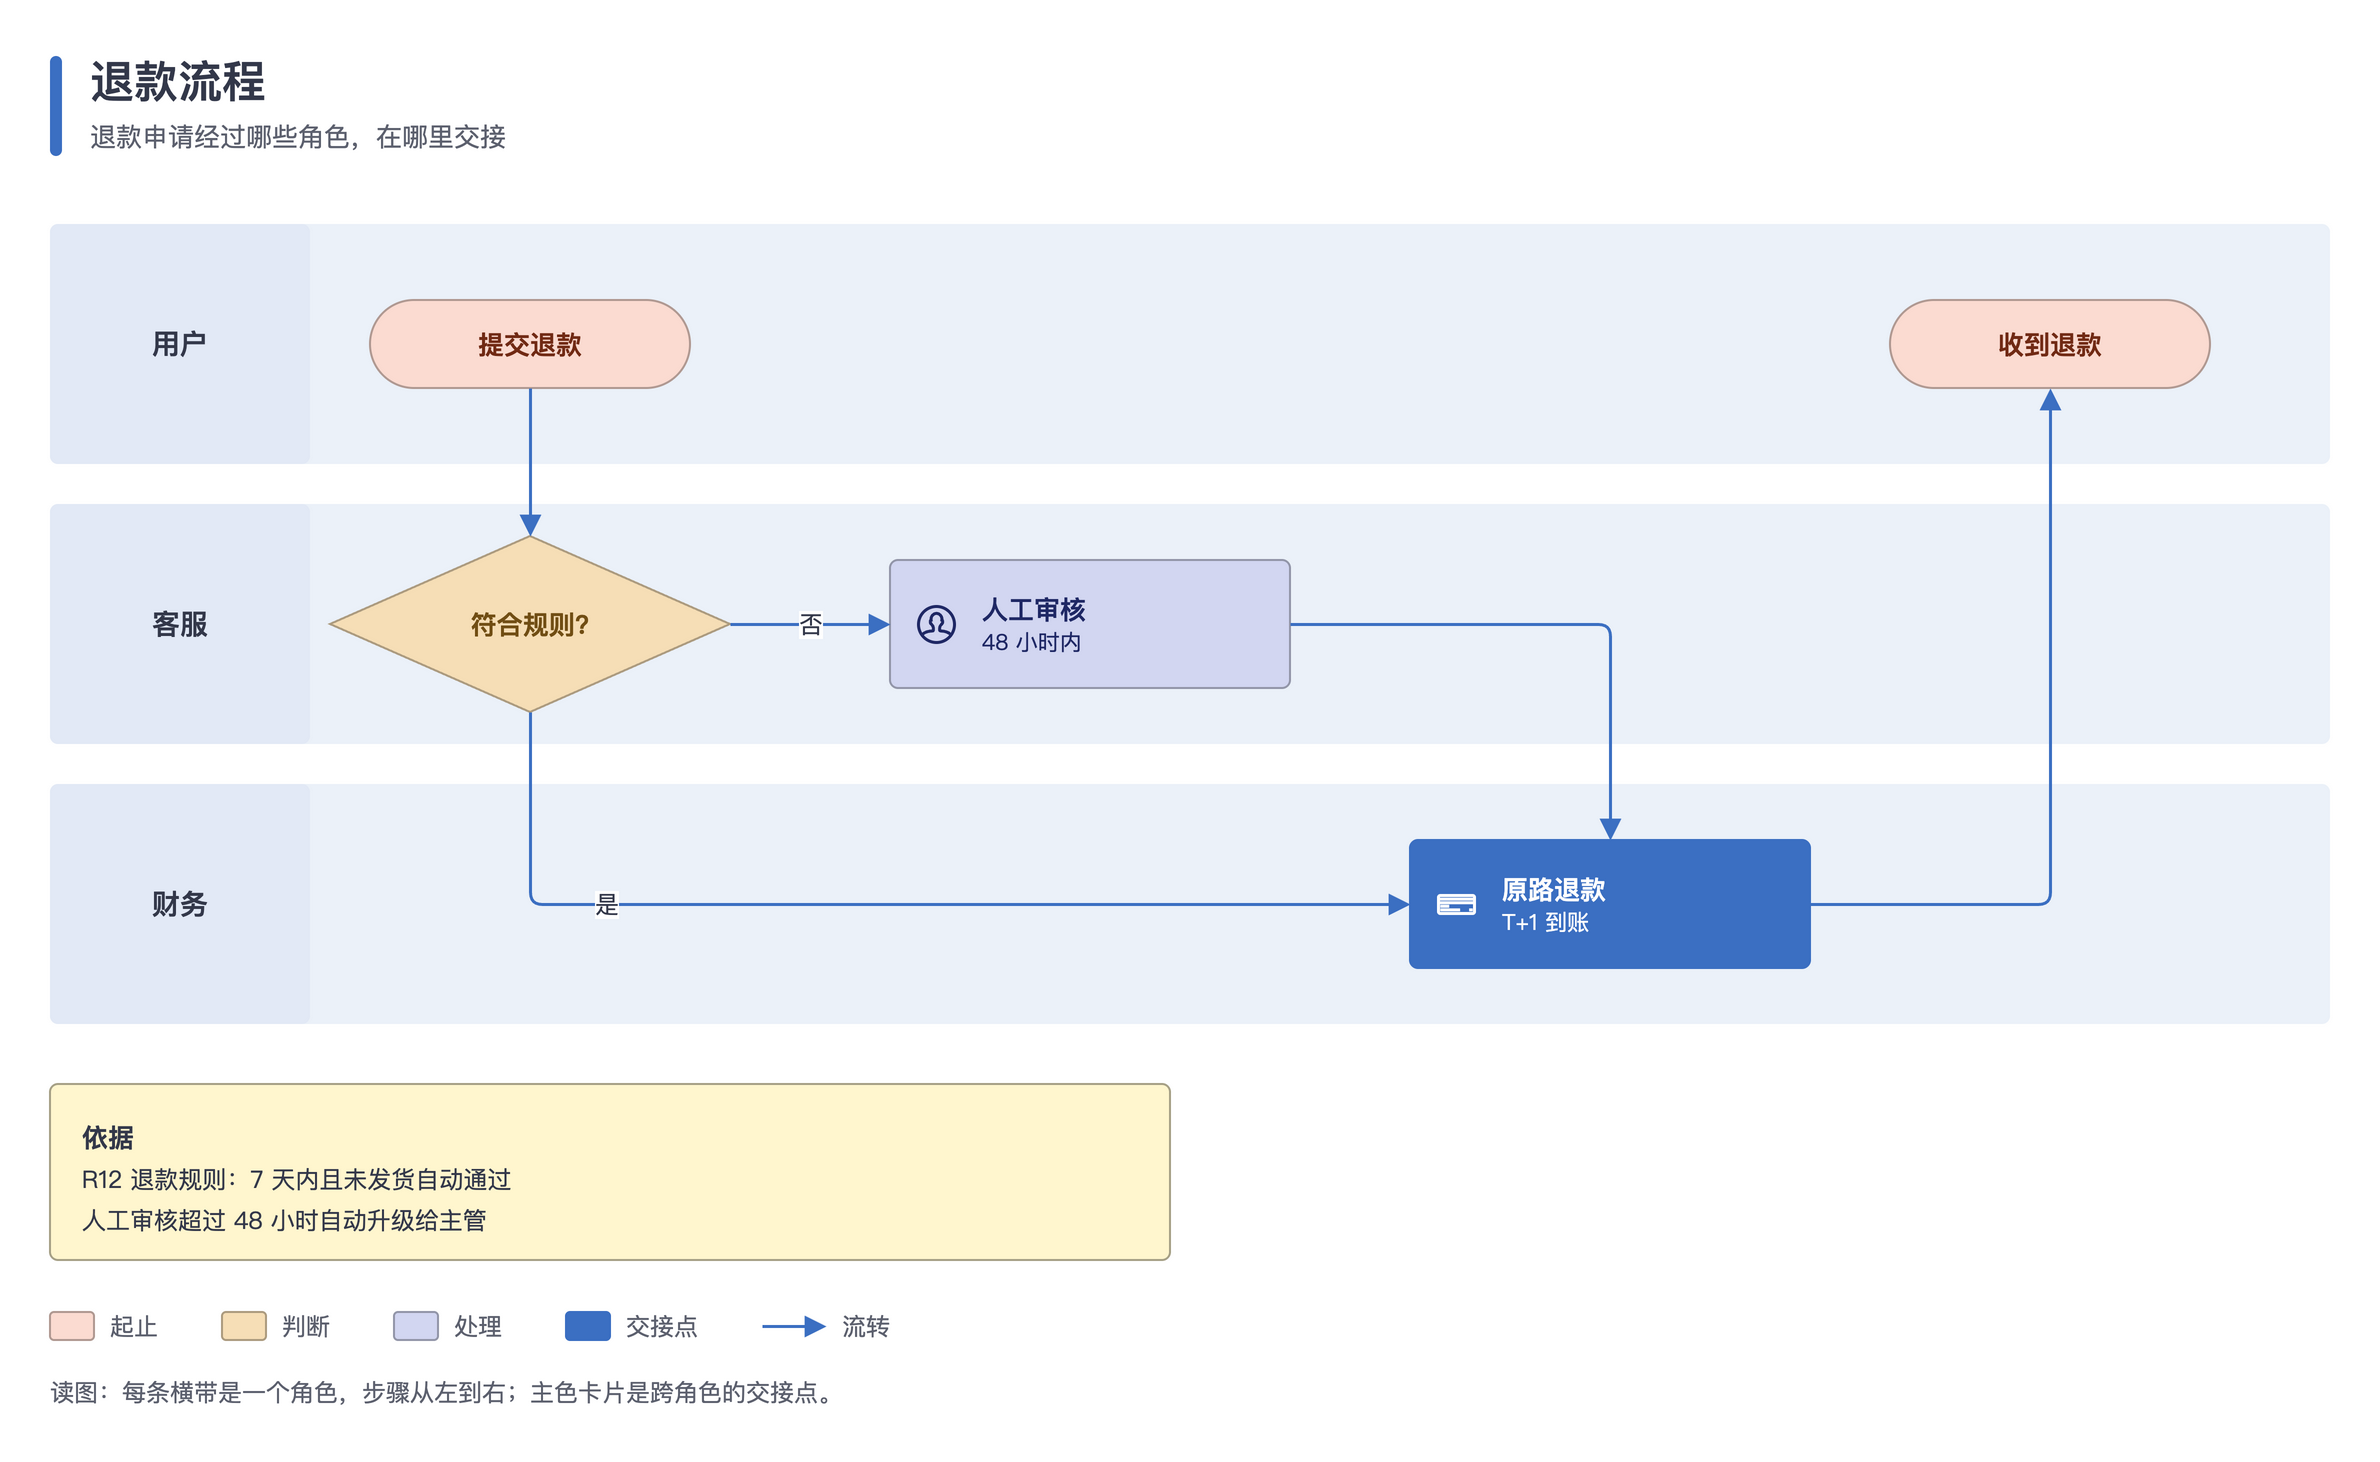

Source code (Python):
#!/usr/bin/env python3
"""泳道图：每条泳道是一条横向分层带，步骤从左到右，跨泳道的线是单折 L 形，交接点用强调色。

用到：band 当泳道、带拐点的 edge、key 交接点、卡片图标（icon）、panel、legend、footer。
运行后在本目录生成 swimlane.drawio 和 swimlane.png。
"""
import os
import sys

HERE = os.path.dirname(os.path.abspath(__file__))
sys.path.insert(0, os.path.join(os.path.dirname(HERE), 'scripts'))
from drawio_kit import Diagram  # noqa: E402

MIN_SIDE = int(os.environ.get('DIAGRAM_MIN_SIDE', 4000))

d = Diagram('退款流程', '退款申请经过哪些角色，在哪里交接')
W = 1140
for name, y in (('用户', 120), ('客服', 260), ('财务', 400)):
    d.band(40, y, W, 120, name)

submit = d.box(200, 158, 160, 44, '提交退款', role='peach', shape='pill')
done = d.box(960, 158, 160, 44, '收到退款', role='peach', shape='pill')
check = d.box(180, 276, 200, 88, '符合规则?', role='apricot', shape='diamond')
review = d.box(460, 288, 200, 64, '人工审核', '48 小时内', role='lav', icon='ios7:user')
refund = d.box(720, 428, 200, 64, '原路退款', 'T+1 到账', role='key', icon='ios7:credit_card', icon_color=d.t.bg)

d.edge(submit, check, src='B', dst='T')
d.edge(check, review, '否', src='R', dst='L')
d.edge(check, refund, '是', src='B', dst='L', points=[(280, 460)], label_offset=-0.5)
d.edge(review, refund, src='R', dst='T', points=[(820, 320)])
d.edge(refund, done, src='R', dst='B', points=[(1040, 460)])

y = d.panel(40, 550, 560, '依据', ['R12 退款规则：7 天内且未发货自动通过', '人工审核超过 48 小时自动升级给主管'])
d.legend(40, y + 24, [('peach', '起止'), ('apricot', '判断'), ('lav', '处理'), ('key', '交接点'), ('edge', '流转')])
d.footer(40, y + 56, '读图：每条横带是一个角色，步骤从左到右；主色卡片是跨角色的交接点。')

name = os.path.join(HERE, 'swimlane')
d.save(name + '.drawio')
d.export(name + '.drawio', name + '.png', scale=d.scale_for(MIN_SIDE))
